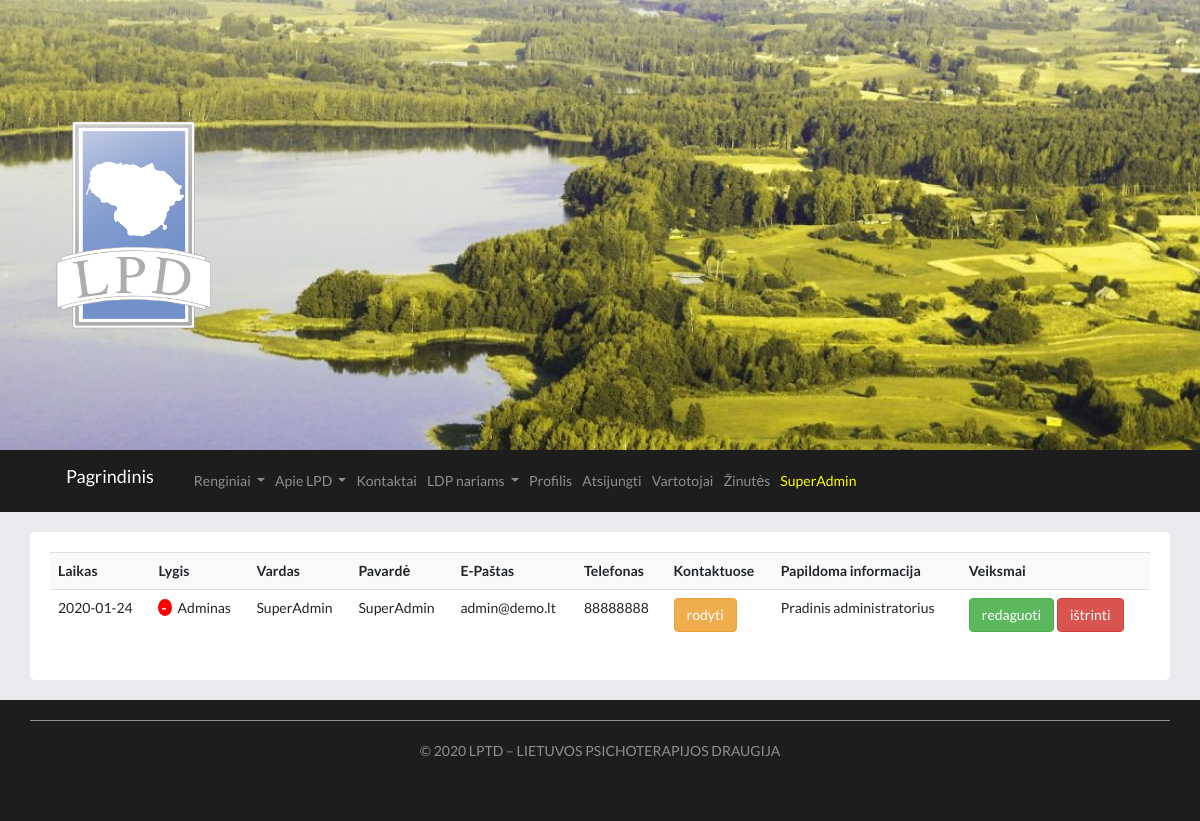
The app's page /vartotojai/ (signed in), older data.
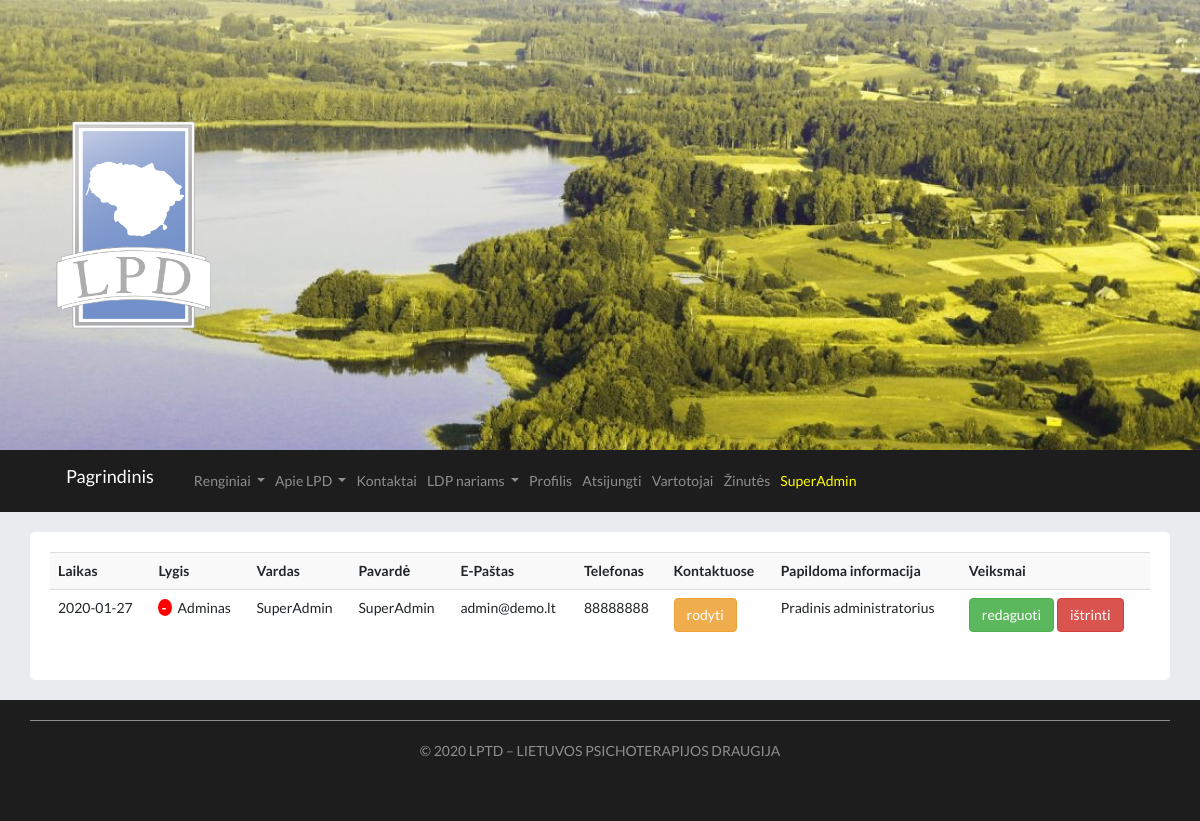
The same page, newer data.
### main.py (models this page shows)
class User(db.Model):
	id = db.Column(db.Integer, primary_key=True)
	date_created = db.Column(db.DateTime, default=datetime.utcnow)
	name = db.Column(db.String(200), nullable=False)
	surname = db.Column(db.String(200), nullable=False)
	phone = db.Column(db.String(200), default="")
	email = db.Column(db.String(200), nullable=False)
	lvl = db.Column(db.Integer, default=0)
	password = db.Column(db.String(200), nullable=False)
	image = db.Column(db.String(300), default="")
	info = db.Column(db.String(1000), default="")
	info_en = db.Column(db.String(1000), default="")
	show = db.Column(db.String(10), default="False")
	confirmed = db.Column(db.String(10), default="False")
	session_token = db.Column(db.String, default="")

### main.py (the view)
@app.route("/vartotojai/", methods=["POST","GET"])
def control_users():
	users = reversed(User.query.order_by(User.date_created).all())
	return render_template("vartotojai.html", users=users, current_user=current_user())

### main.py (called while the page is built)
def current_user():
	email = request.cookies.get("current-user-email")
	current_user = User.query.filter_by(email=email).first()
	if current_user == None:
		current_user = guest_user()
	return current_user

### templates/vartotojai.html (shortened to what this page needs)
{% extends "base.html" %}
{% block page%}
	<div class = "row justify-content-lg-center">
		<div class = "col-lg-12 page">
		{% if current_user.lvl == 2 %}
		<table class="table table-striped">
			<tr>
				<th scope="col">Laikas</th>
				<th scope="col">Lygis</th>
				<th scope="col">Vardas</th>
				<th scope="col">Pavardė</th>
				<th scope="col">E-Paštas</th>
				<th scope="col">Telefonas</th>
				<th scope="col">Kontaktuose</th>
				<th scope="col">Papildoma informacija</th>
				<th scope="col">Veiksmai</th>
			</tr>
			{% for user in users %}
				<tr>
				{% set date = user.date_created.strftime('%Y-%m-%d') %}
					<td>{{date}}</td>
					<td>
						{% if user.confirmed == "True" and user.lvl > 0%}
							<a href="/down_user/{{user.id}}" class="mini_btn bg_red"> <b> - </b> </a>
						{% endif %}
							{% if user.lvl == 0 %}
								&nbsp Svečias
							{% elif user.lvl == 1 %}
								&nbsp Narys
							{% elif user.lvl == 2 %}
								&nbsp Adminas
							{% endif %}
					</td>
					<td>{{user.name}}</td>
					<td>{{user.surname}}</td>
					<td>{{user.email}}</td>
					<td>{{user.phone}}</td>
					<td>
						{% if user.confirmed == "True" %}
								{% if user.show == "False" %}
									<a href="/show_user/{{user.id}}" class="btn btn-warning"> rodyti </a>
								{% else %}
									<a href="/show_user/{{user.id}}" class="btn btn-dark"> slėpti </a>
								{% endif %}
						{% else %}
								<p> nepatvirtinta</p>
						{% endif %}
					</td>
					<td>{{user.info}}</td>
					<td>
						<a href="/edit_user/{{user.id}}" class="btn btn-success"> redaguoti </a>
						<a href="/delete_user/{{user.id}}" class="btn btn-danger"> ištrinti </a>
					</td>
				</tr>
			{% endfor %}
		</table>
		{% else %}
		error 404
		{% endif %}
		</div>
	</div>
{% endblock %}

### templates/base.html (shortened to what this page needs)
<!DOCTYPE html>
<html lang="en-US">
<head>
	<link href="https://stackpath.bootstrapcdn.com/bootstrap/4.4.1/css/bootstrap.min.css" rel="stylesheet">
	<link href="https://stackpath.bootstrapcdn.com/font-awesome/4.7.0/css/font-awesome.min.css" rel="stylesheet">
	<link href="//netdna.bootstrapcdn.com/bootstrap/3.2.0/css/bootstrap.min.css" rel="stylesheet" id="bootstrap-css">
	<link rel="stylesheet" href="../static/css/style.css">
</head>
<body>
<div class= "top-image" style="background-image: url(../static/img/cropped-1920.jpg);">
		<div class="container">
			<div class="blog-logoa">
				<a href="/" title="LPTD - Lietuvos Psichoterapijos Draugija" rel="home">
					<img src="../static/img/ICON-PNG.png" alt="LPTD - Lietuvos Psichoterapijos Draugija">
				</a>
			</div>
		</div>
</div>
<div class = " bg_dark ">
<div class = "container">
<nav class="navbar navbar-expand-lg navbar-dark bg_dark ">
  <a class="navbar-brand" href="/"> Pagrindinis</a>
  <div class="collapse navbar-collapse bg_dark" id="navbarNavDropdown">
    <ul class="navbar-nav">
      <li class="nav-item dropdown ">
        <a class="nav-link dropdown-toggle" href="#" id="navbarDropdownMenuLink" role="button" data-toggle="dropdown" aria-haspopup="true" aria-expanded="false">
          Renginiai
        </a>
      </li>
	  <li class="nav-item dropdown ">
        <a class="nav-link dropdown-toggle" href="#" id="navbarDropdownMenuLink" role="button" data-toggle="dropdown" aria-haspopup="true" aria-expanded="false">
          Apie LPD
        </a>
      </li>
	  <li class="nav-item">
        <a class="nav-link" href="/kontaktai/">Kontaktai</a>
      </li>
	  {% if current_user.lvl > 0 %}
      <li class="nav-item dropdown ">
        <a class="nav-link dropdown-toggle" href="#" id="navbarDropdownMenuLink" role="button" data-toggle="dropdown" aria-haspopup="true" aria-expanded="false">
          LDP nariams
        </a>
      </li>
	  {% endif %}
	  {% if current_user.lvl > 0 or current_user.name|length > 1 %}
	  <li class="nav-item">
        <a class="nav-link" href="/edit_user/{{current_user.id}}">Profilis</a>
      </li>
	  <li class="nav-item">
        <a class="nav-link" href="/logout/">Atsijungti</a>
      </li>
	  {% endif %}
	  {% if current_user.lvl == 2 %}
	  <li class="nav-item">
        <a class="nav-link" href="/vartotojai/">Vartotojai</a>
      </li>
	  <li class="nav-item">
        <a class="nav-link" href="/sms/">Žinutės</a>
      </li>
	  {% endif %}
	  {% if current_user.name|length > 0 %}
	   <li class="nav-item">
        <a class="nav-link" href="#" style="color:yellow">{{current_user.name}}</a>
      </li>
	  {% endif %}
    </ul>
  </div>
</nav>
</div>
</div>
<div class="container ">
{% block page%}{% endblock %}
</div>
<div class="bg_dark footer-copyright text-center footer">
	<div class="container">
			<p> © 2020 LPTD – <a href="/">LIETUVOS PSICHOTERAPIJOS DRAUGIJA</a>  </p>
	</div>
</div>
</body>
</html>

Row changes from the older to the newer data that the page shows:
changed User "SuperAdmin": date_created "2020-01-24" → "2020-01-27"
